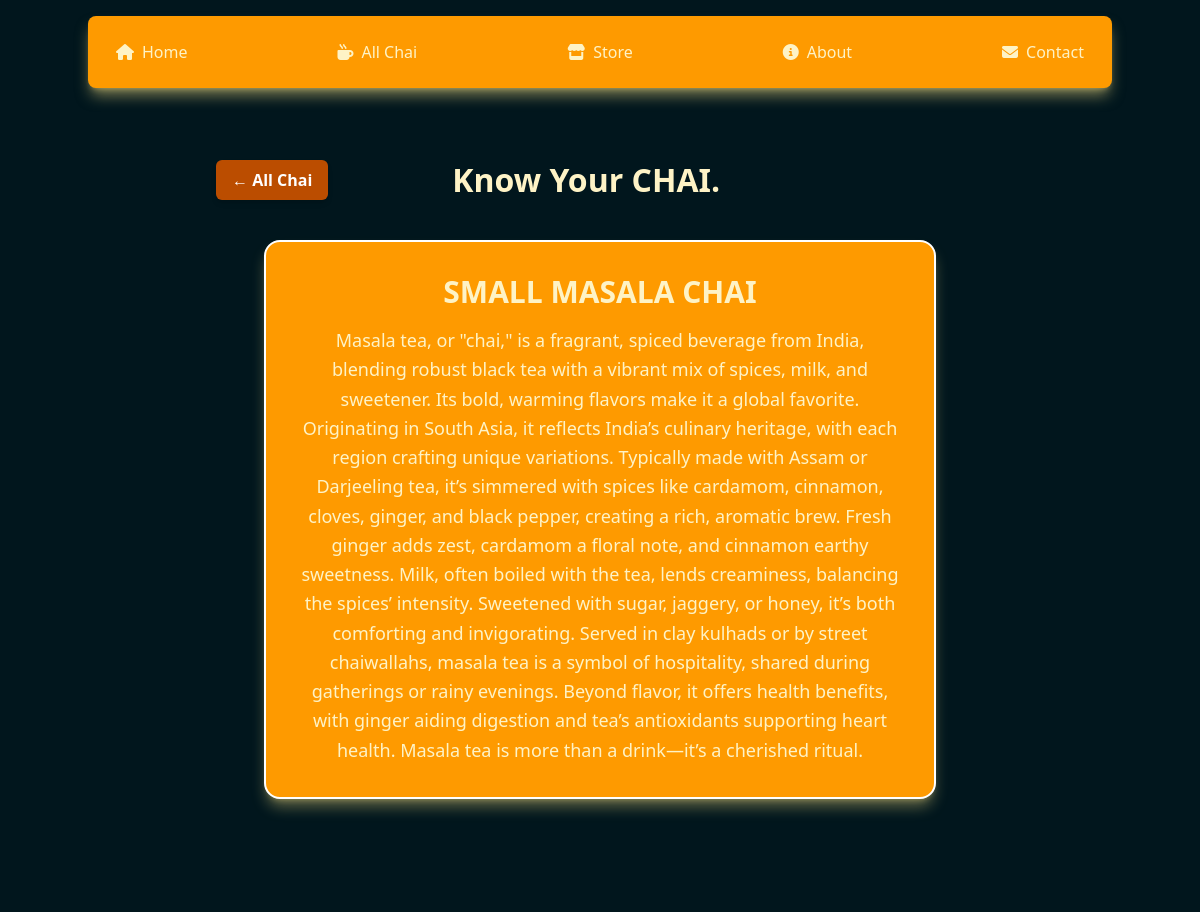
Page /chai/2/ on the committed database.
### chai/models.py (models this page shows, shortened)
class ChaiVarity(models.Model):
    CHAI_TYPE_CHOICE = [
        ('PG', 'PREMIUM GOLD'),
        ('ML', 'MASALA'),
        ('GR', 'GINGER'),
        ('PL', 'PLAIN'),
        ('EL', 'ELAICHIE'),
        ('GR', 'GREEN'),
    ]
    name = models.CharField(max_length=100)
    price = models.IntegerField()
    image = models.ImageField(upload_to='chais/')
    date_added = models.DateTimeField(default=timezone.now)
    type = models.CharField(max_length=2, choices=CHAI_TYPE_CHOICE)
    description = models.TextField(default='')

### chai/views.py (the view)
# urls.py: path('<int:chai_id>/', views.chai_detail, name='chai_detail'),
def chai_detail(request, chai_id):
    chai = get_object_or_404(ChaiVarity, pk=chai_id)
    return render(request, 'chai/chai_detail.html', {'chai': chai})

### chai/templates/chai/chai_detail.html (shortened to what this page needs)
{% extends "layout.html" %}
{% block content %}
<div class="bg-[rgb(1,22,29)] min-h-screen flex flex-col items-center py-12 px-4">
  <div class="flex items-center justify-between w-full max-w-3xl mb-10">
    <a href="{% url 'all_chai' %}">
      <button class="bg-amber-700 hover:bg-amber-600 text-white font-semibold py-2 px-4 rounded-md shadow-md transition">
        ← All Chai
      </button>
    </a>
    <h1 class="text-amber-100 text-4xl font-bold text-center flex-grow">
      Know Your <span class="font-extrabold">CHAI</span>.
    </h1>
  </div>
  <div class="bg-amber-500 text-amber-100 rounded-2xl p-8 border-2 border-white shadow-lg shadow-amber-200/40 max-w-2xl w-full text-center space-y-4">
    <h3 class="text-3xl font-bold">{{ chai.name }}</h3>
    <p class="text-lg leading-relaxed">{{ chai.description }}</p>
  </div>
</div>
{% endblock %}

### static/style.css (style rules this page uses)
body { background-color: rgb(1, 22, 29); color: white; }
h1 { text-align: center; font-size: 2em; }

### rows in the picture
ChaiVarity: name "SMALL MASALA CHAI", description "Masala tea, or \"chai,\" is a fragrant, spiced beverage from India, blending robust black tea with a vibrant mix of spices, milk, and sweetener. Its bold, warming flavors make it a global favorite. Originating in South Asia, it reflects India’s culinary heritage, with each region crafting unique variations. Typically made with Assam or Darjeeling tea, it’s simmered with spices like cardamom, cinnamon, cloves, ginger, and black pepper, creating a rich, aromatic brew. Fresh ginger adds zest, cardamom a floral note, and cinnamon earthy sweetness. Milk, often boiled with the tea, lends creaminess, balancing the spices’ intensity. Sweetened with sugar, jaggery, or honey, it’s both comforting and…"
